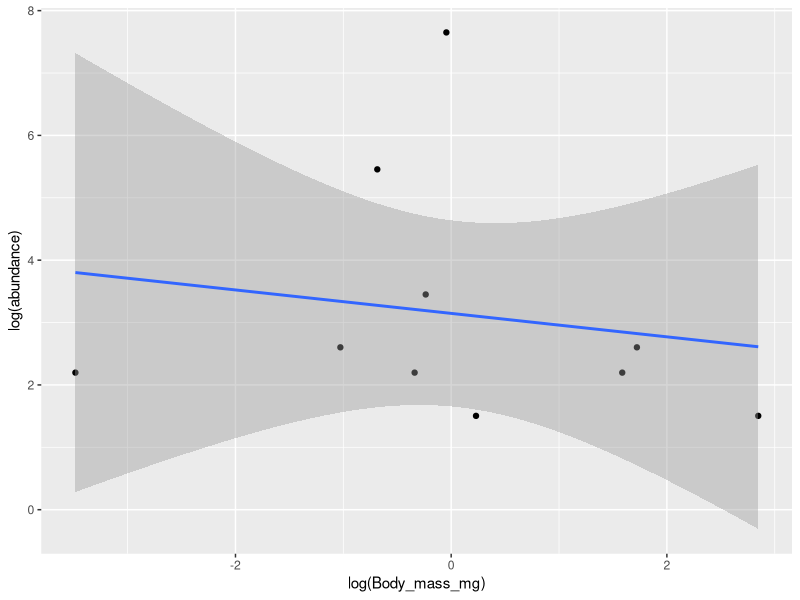
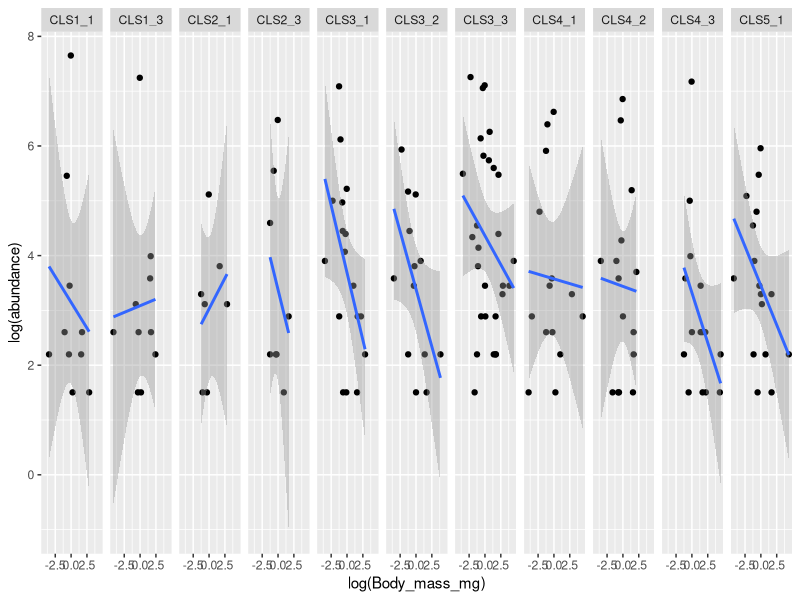
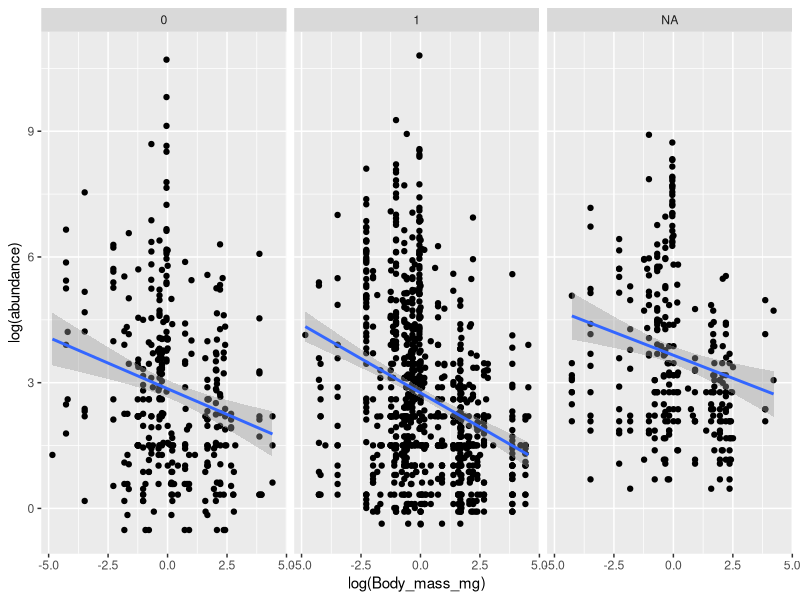
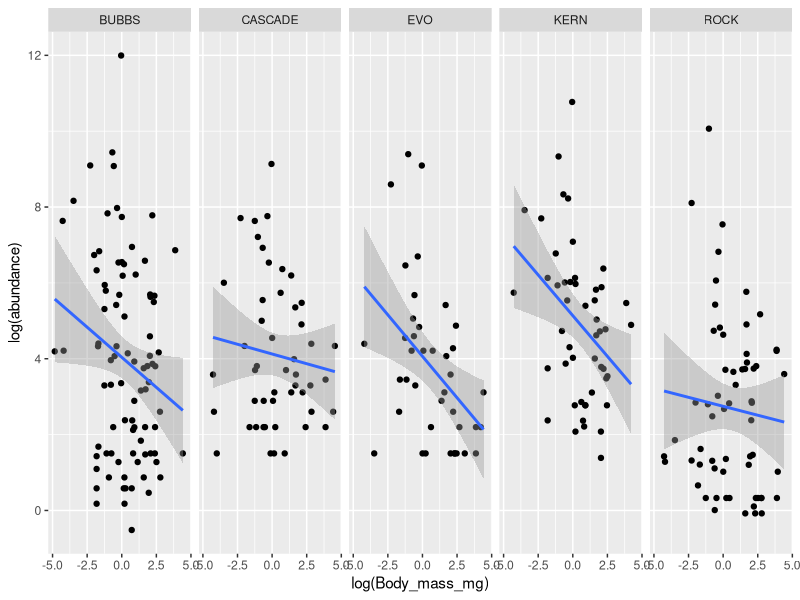
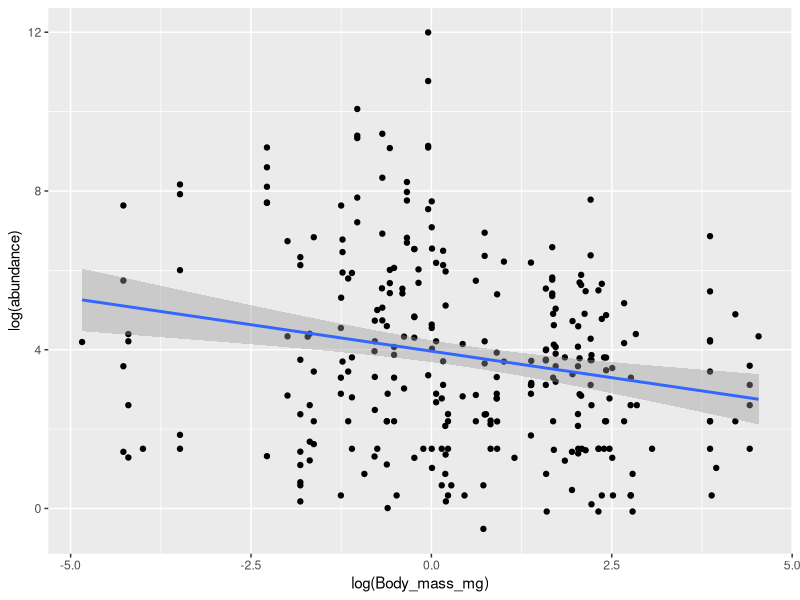
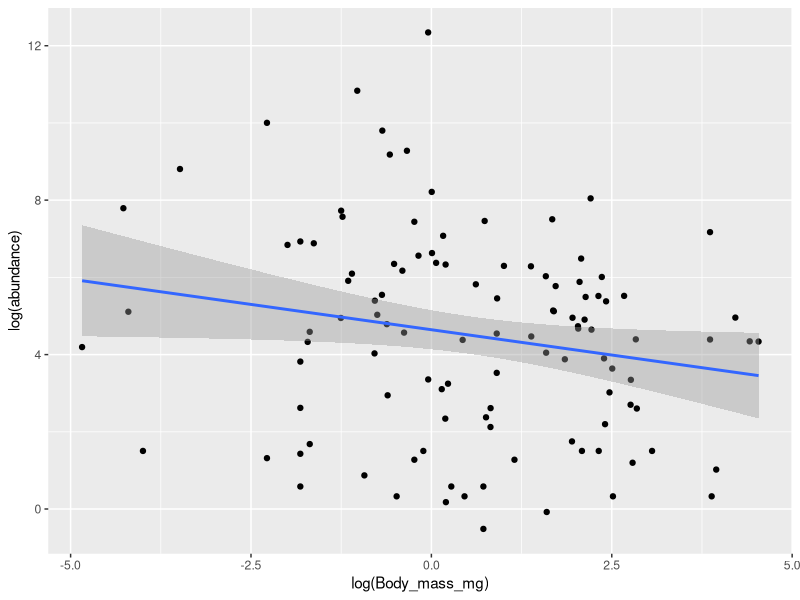

R code for these plots, in order: (Note: this script raises an error after producing the figures.)
#Mass Abundance Curves by Site

#Matthew and Katherine
#September 17,2020

#Papers
#Relationships between body size and abundance in ecology

library(ggplot2)
library(tidyverse)

setwd("~/Dropbox/Manuscipts/L-S Food web/Food-Web-Structure-Sierra/data")

species<-read.csv(file = "sp.density.update.12.28.19.csv")
summary(species)

traits<-read.csv("Full_fn_trait.csv")
summary(traits)

env <-read.csv("dave.matt.env.full.12.29.19.csv")
summary(env)

#organize data
env<-env%>%mutate(Euc.dist.lake=log(Euc.dist.lake+1),River.dist.lake=log(River.dist.lake+1),Head.river.dist=log(Head.river.dist+1))
envs<-env%>%dplyr::select(c(Site,O.NET))
species_all<-species%>%pivot_longer(-Site, names_to="Taxon", values_to="abundance")%>%filter(abundance>0)
traits_mass<-traits%>%rename(Body_mass_mg=M)%>%dplyr::select(c(Taxon, Body_mass_mg))
species_mass_data<-left_join(species_all,traits_mass, by="Taxon")

species_mass_data_env<-left_join(species_mass_data,env, by="Site")%>%filter(O.NET != "YOUNG")
########################################################################################################################
#Create Mass abundance curves for each site, network, and regionally

#1)Mass Abundance by Site
CLS1_1<-species_mass_data_env%>%filter(Site=="CLS1_1")
CLS1_1%>%
  ggplot(aes(x=log(Body_mass_mg),y=log(abundance)))+
  geom_point()+
  geom_smooth(method = "lm")

#group by Networks and Site (repeat for our other Networks: BUBBS, EVO)
species_mass_data_env%>% 
  filter(O.NET=="CASCADE")%>%
  ggplot(aes(x=log(Body_mass_mg),y=log(abundance)))+
  geom_point()+
  geom_smooth(method = "lm")+
  facet_grid(~Site)

species_mass_data_env%>% 
  #filter(O.NET=="CASCADE")%>%
  ggplot(aes(x=log(Body_mass_mg),y=log(abundance)))+
  geom_point()+
  geom_smooth(method = "lm")+
  facet_grid(~Fish)

#2)Group by Network
species_mass_data_env_net<-species_mass_data_env%>%
  group_by(O.NET,Taxon,Body_mass_mg)%>%
  summarise(abundance=sum(abundance))

species_mass_data_env_net%>%
  ggplot(aes(x=log(Body_mass_mg),y=log(abundance)))+
  geom_point()+
  geom_smooth(method = "lm")+
  facet_grid(~O.NET)

species_mass_data_env_net%>%
  ggplot(aes(x=log(Body_mass_mg),y=log(abundance)))+
  geom_point()+
  geom_smooth(method = "lm")

#3)Regionally all sites together

species_mass_data_env_reg<-species_mass_data_env%>%
  group_by(Taxon,Body_mass_mg)%>%
  summarise(abundance=sum(abundance))

species_mass_data_env_reg%>%
  ggplot(aes(x=log(Body_mass_mg),y=log(abundance)))+
  geom_point()+
  geom_smooth(method = "lm")

species_mass_data_env%>%
  ggplot(aes(x=log(Body_mass_mg),y=log(abundance)))+
  geom_point()+
  geom_smooth(method = "lm")+
  facet_grid(~Order)



########################################################################################################################
#Part 2: CWM

species.traits<-read.csv(file = "sp.density.update.12.28.19_traits.csv", row.names = 1)
tr.traits<-read.csv("Full_full_fn_trait.csv")


row.traits<-tr.traits%>%filter(Taxon !="Benthic.producers" & Taxon !="Pelagic.producers")
traitsy<-tr.traits%>%dplyr::rename(Body_mass_mg=M)%>%filter(Taxon !="Benthic.producers" & Taxon !="Pelagic.producers")%>%dplyr::select(c(Body_mass_mg))
str(traitsy)
#rownames(traitsy)<-rownames(row.traits)
rownames(traitsy)<-row.traits$Taxonomic_name

tres_bm = dbFD(traitsy,species.traits, corr = ("lingoes"),
               stand.FRic = TRUE, calc.FDiv = TRUE)

cwm=tres_bm$CWM
FDis=as.data.frame(tres_bm$FDis)
FEve=as.data.frame(tres_bm$FEve)
FRic=as.data.frame(tres_bm$FRic)

head(cwm)

datas<-cbind(env,cwm,FRic,FDis,FEve)
datasz<-datas%>%
  filter(River.dist.lake>0.1)%>%
  #filter(Head.river.dist>2.3)%>%
  #filter(Fish != "NA")%>%
  filter(O.NET != "YOUNG")%>%
  filter(Body_mass_mg<15)
  
datasz%>%
  ggplot(aes(x = log(Elevation+1), y = Body_mass_mg))+ #, colour=as.factor(Fish))) + #remove , fill=Network and see what the grpah looks like, are there tredns that both entowrks share together
  geom_point()+
  #geom_smooth(method = "lm")+
  stat_smooth(method = glm, method.args = list(family = gaussian(link="identity")))+
  theme_bw()+
  theme(axis.line = element_line(colour = "black"),panel.grid.major = element_blank(), panel.grid.minor = element_blank(),
        panel.border = element_blank(),panel.background = element_blank())

datasz%>%
  gather(Head.river.dist,River.dist.lake,Elevation,key = "var", value = "value") %>% #PC2,PC3,PC4,River.dist.lake,
  ggplot(aes(x = value, y = Body_mass_mg))+ #, colour=as.factor(Fish))) + #remove , fill=Network and see what the grpah looks like, are there tredns that both entowrks share together
  geom_point()+
  #geom_smooth(method = "lm")+
  stat_smooth(method = glm, method.args = list(family = gaussian(link="identity")))+
  facet_wrap(~ var, scales = "free") +
  theme_bw()+
  theme(axis.line = element_line(colour = "black"),panel.grid.major = element_blank(), panel.grid.minor = element_blank(),
        panel.border = element_blank(),panel.background = element_blank())

datasz%>%
  gather(Head.river.dist,River.dist.lake,key = "var", value = "value") %>% #PC2,PC3,PC4,River.dist.lake,
  ggplot(aes(x = value, y = Body_mass_mg))+ #, colour=as.factor(Fish))) + #remove , fill=Network and see what the grpah looks like, are there tredns that both entowrks share together
  geom_point()+
  #geom_smooth(method = "lm")+
  stat_smooth(method = glm, method.args = list(family = gaussian(link="identity")))+
  facet_grid(O.NET~ var, scales = "free") +
  theme_bw()+
  theme(axis.line = element_line(colour = "black"),panel.grid.major = element_blank(), panel.grid.minor = element_blank(),
        panel.border = element_blank(),panel.background = element_blank())

datasz%>%
  #filter(Fish != "NA")%>%
  ggplot(aes(x = as.factor(Fish), y = Body_mass_mg, fill=as.factor(Fish)))+ 
  geom_boxplot()+
  scale_fill_viridis(discrete = TRUE,name = "Fish Presence", labels = c("no", "yes"))+
  xlab("Fish Presence")+
  labs(fill='Fish Presence') +
  #scale_fill_discrete(name = "Fish Presence", labels = c("no", "yes"))+
  theme(axis.line = element_line(colour = "black"),panel.grid.major = element_blank(), panel.grid.minor = element_blank(),
        panel.border = element_blank(),panel.background = element_blank())


dog<-lm(Body_mass_mg~Head.river.dist, datasz)
summary(dog)

dog<-lm(Body_mass_mg~River.dist.lake, datasz)

dog<-lm(Body_mass_mg~River.dist.lake*Head.river.dist, datasz)
summary(dog)

dog<-glm(Body_mass_mg~as.factor(Fish)*River.dist.lake*Head.river.dist,family = gaussian(link = "identity"), datasz)
summary(dog)
r2(dog)

dog<-aov(Body_mass_mg~as.factor(Fish), datasz)

#################################################

